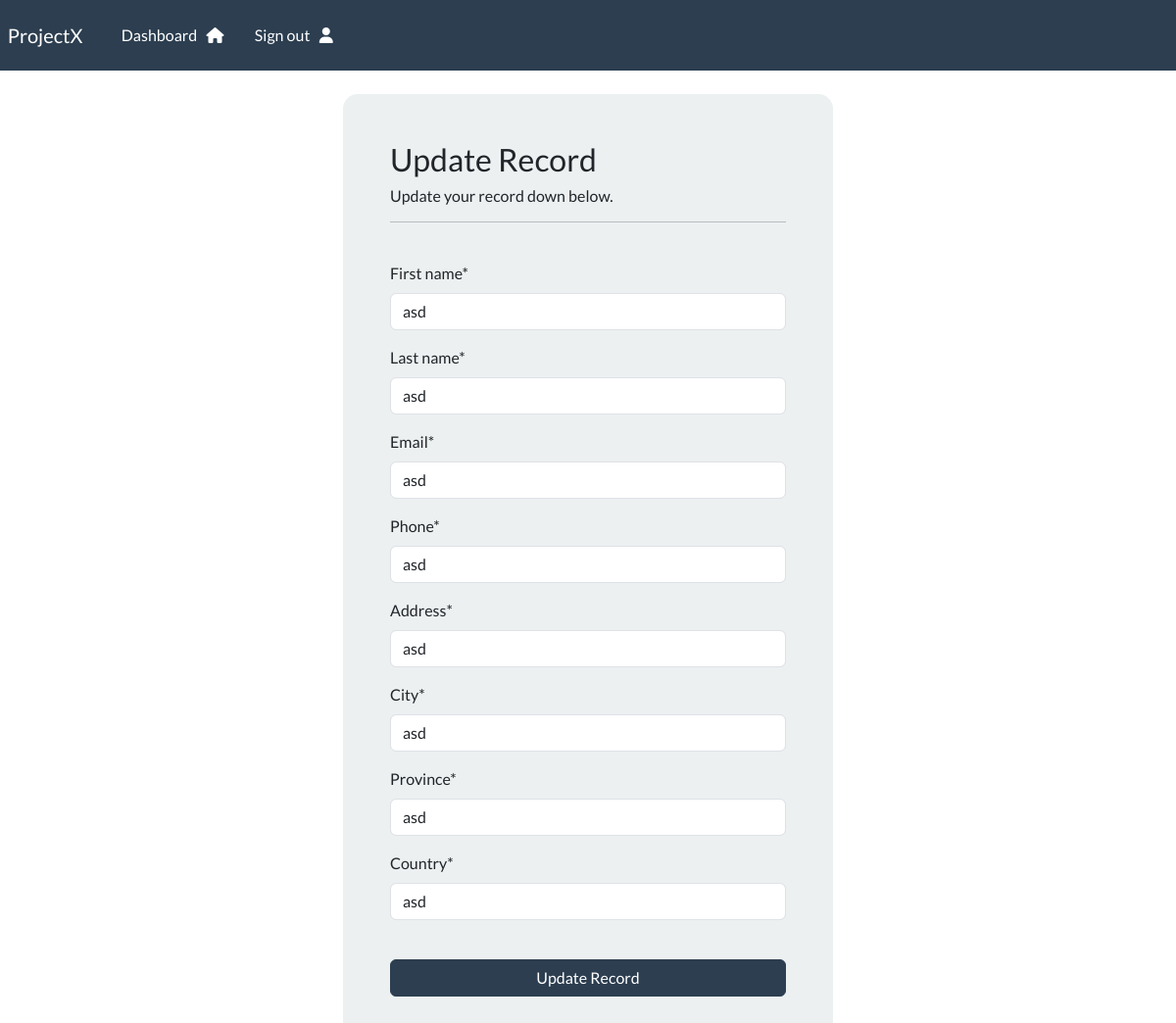
The page /update-record/3 (signed in) on the database its author committed.
### webapp/models.py (models this page shows, shortened)
class Record(models.Model):
    creation_date = models.DateTimeField(auto_now_add=True)
    first_name = models.CharField(max_length=100)
    last_name = models.CharField(max_length=100)
    email = models.CharField(max_length=255)
    phone = models.CharField(max_length=20)
    address = models.CharField(max_length=255)
    city = models.CharField(max_length=255)
    province = models.CharField(max_length=255)
    country = models.CharField(max_length=255)

### webapp/views.py (the view)
# urls.py: path('update-record/<int:pk>', views.update_record, name='update-record' ),
@login_required(login_url='my-login')
def update_record(request, pk):
    record = Record.objects.get(id=pk)
    form = UpdateRecordForm(instance=record)
    if request.method == 'POST':
        form = UpdateRecordForm(request.POST, instance=record)
        if form.is_valid():
            form.save()
            return redirect('dashboard')
    context = {'form':form}
    return render(request, 'webapp/update-record.html', context=context)

### webapp/forms.py
class UpdateRecordForm(forms.ModelForm):
    class Meta:
        model = Record
        fields = ['first_name', 'last_name', 'email', 'phone', 'address', 'city', 'province', 'country']

### webapp/templates/webapp/update-record.html (shortened to what this page needs)
{% extends 'webapp/base.html' %}
{% load crispy_forms_tags %}
{% block content %}
    <body>
        <div class="container bg-light shadow-md p-5 form-layout">
            <h3>Update Record</h3>
            <h6>Update your record down below.</h6>
            <hr>
            <br>
            <form method="POST" autocomplete="off">
                {{form|crispy}}
                <br>
                <button type="submit" class="btn btn-primary w-100 btn-block p2">Update Record</button>
            </form>
        </div>
    </body>
{% endblock %}

### static/css/styles.css (style rules this page uses)
.form-layout { border-radius: 15px; width:500px; }

### rows shown on the page
Record: first_name "asd", last_name "asd", email "asd", phone "asd", address "asd", city "asd", province "asd", country "asd"
